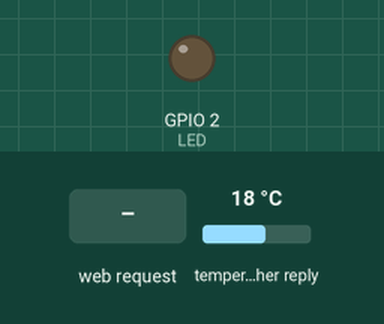
This sketch was run on a simulated ESP8266 (NodeMCU). Parts: output pins drawn as LEDs (lit = HIGH). The test bench sets the inputs (shaded band); at power-on: temperature in the weather reply 18 °C. WiFi joins after 1.5 s; servers stay silent unless stated; web services answer with replies made up by the test bench; what the sketch prints to the serial monitor is not drawn.

Above: at 2.7 s.
2.8 s: HTTP request GET /LED=ON received
At 3.4 s:
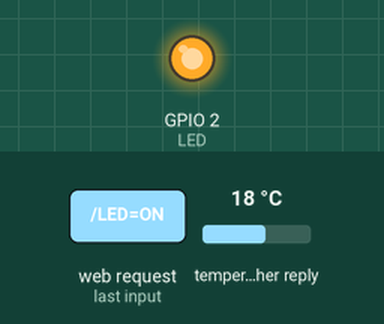
4.3 s: HTTP request GET /LED=OFF received
At 4.6 s:
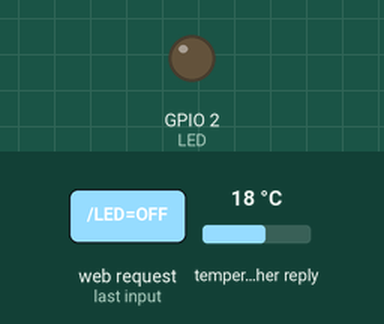
Timing chart, 0 to 7.3 s (numbered marks = the images above; inputs shaded):
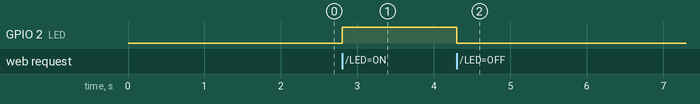

Measured:
- after the input at 2.8 s, GPIO 2 (LED): LOW → HIGH at once
- after the input at 4.3 s, GPIO 2 (LED): HIGH → LOW at once

The sketch:

nodemcu_weather_cum_data.ino
```cpp
#include <ESP8266WiFi.h>
#include <ESP8266HTTPClient.h>
#include <ArduinoJson.h>

const char* ssid = "Nagarjuna";
const char* password = "123456789";

int LED = 2; // led connected to D0
WiFiServer server(80);

void setup()
{
 Serial.begin(115200);
 pinMode(LED, OUTPUT);
 digitalWrite(LED, LOW);

 Serial.print("Connecting to the Newtork");
 WiFi.begin(ssid, password);
 while (WiFi.status() != WL_CONNECTED)
 {
   delay(500);
   Serial.print(".");
 }
 Serial.println("WiFi connected");
 server.begin();  // Starts the Server
 Serial.println("Server started");

 Serial.print("IP Address of network: ");
 Serial.println(WiFi.localIP());
 Serial.println("/");
}

void loop()
{
 WiFiClient client = server.available();
 if (!client)
 {
   return;
 }
 Serial.println("Waiting for new client");
 while(!client.available())
 {
   delay(1);
 }

 String request = client.readStringUntil('\r');
 Serial.println(request);
 client.flush();

 int value = LOW;
 if(request.indexOf("/LED=ON") != -1)
 {
   digitalWrite(LED, HIGH); // Turn ON LED
   value = HIGH;

 }
 if(request.indexOf("/LED=OFF") != -1)
 {
   digitalWrite(LED, LOW); // Turn OFF LED
   value = LOW;
   Weather_calling();
 }


 client.println("HTTP/1.1 200 OK"); // standalone web server with an ESP8266
 client.println("Content-Type: text/html");
 client.println("");
 client.println("<!DOCTYPE HTML>");
 //client.println("<html lang="en">");
 client.println("<head>");
 client.println("<html>");
 //client.println("<meta charset="UTF-8">");
 //client.println("<meta name="viewport" content="width=device-width, initial-scale=1.0">");

client.println("<title>nodemcu_project</title>");
client.println("</head>");
client.println("<body>");
client.println("<h1>SMART_OLED</h1>");
client.println("<button class=\"button\" \"on-button\">wifi on</button>");
client.println("<button class=\"button\" \"off-button\">wifi off</button> <br> <br>");
client.println("<input id=\"userInput\" placeholder=\"Enter your Quote\"> <br> <br>");
client.println("<button onclick=\"myfunction()\">Give Hit</button>");
client.println("<h1 id=\"message\"></h1>");
client.println("<button class=\"emoji\"> &#128512;</button>");
client.println("<button class=\"emoji\"> &#128517;</button>");
client.println("<button class=\"emoji\"> &#128522;</button>");
client.println("<button class=\"emoji\"> &#128525;</button>");
client.println("<button class=\"emoji\"> &#128542;</button>");
client.println("<script>");
client.println("function myfunction(){let userInput= document.querySelector(userInput);let message=document.querySelector(message);message.innerHTML =Your Quote is Displayed as like this, + userInput.value;}");
client.println("</script>");
client.println("</body>");
//client.println("h1{color:red}");
client.println("<style>");
client.println(".button {padding: 50px 50px;font-size: 48px;margin: 5px;cursor: pointer;}");
client.println(".on-button {background-color: green;color: white; }");
client.println(".off-button {background-color: red;color: white;}");
client.println(" body {width: 100%;height: 100vh;margin: 0;background-color: #FFD1DC;color: #000000;font-family: Cursive;font-size: 16px;background-repeat: no-repeat;background-size: 100% 100%;text-align:center;}");
client.println(".emoji{font-size: 100px;}");
client.println(" </style>");

 client.print("LED: ");
 if(value == HIGH)
 {
   client.print("ON");
 }
 else
 {
   client.print("OFF");
 }

 client.println("<br><br>");
 client.println("<a href=\"/LED=ON\"\"><button>ON</button></a>");
 client.println("<a href=\"/LED=OFF\"\"><button>OFF</button></a><br />");
 client.println("</html>");

 delay(1);
 Serial.println("Client disonnected");
 Serial.println("");


}


void Weather_calling()
{
  if (WiFi.status() == WL_CONNECTED)
  { //Check WiFi connection status

    HTTPClient http;  //Declare an object of class HTTPClient

    http.begin("http://api.weatherapi.com/v1/current.json?key=08ac3bf21ce7464a89461528240106&q=Bangalore&aqi=no");  //Specify request destination
    int httpCode = http.GET();                                  //Send the request

    if (httpCode > 0)
    { //Check the returning code

      String payload = http.getString();   //Get the request response payload
      Serial.println(payload);             //Print the response payload
              // Stream& input;
     JsonDocument doc;

     DeserializationError error = deserializeJson(doc, payload);

      if (error)
       {
         Serial.print("deserializeJson() failed: ");
         Serial.println(error.c_str());
         return;
       }

       JsonObject location = doc["location"];
       const char* location_name = location["name"]; // "Bangalore"
       Serial.print("This is location:");
       Serial.println(location_name);
       const char* location_region = location["region"]; // "Karnataka"
       Serial.print("This is location_region:");
       Serial.println(location_region);
       const char* location_country = location["country"]; // "India"
       Serial.print("This is location_country:");
       Serial.println(location_country);
       float location_lat = location["lat"]; // 12.98
       // Serial.print("This is location_lat:");
       //Serial.println(location_lat);
       float location_lon = location["lon"]; // 77.58
       //   Serial.print("location_lon:");
      // Serial.println(location_lon);
       const char* location_tz_id = location["tz_id"]; // "Asia/Kolkata"
          Serial.print("location_tz_id:");
       Serial.println(location_tz_id);
       long location_localtime_epoch = location["localtime_epoch"]; // 1717223635
        //  Serial.print("location_localtime_epoch:");
      // Serial.println(location_localtime_epoch);
       const char* location_localtime = location["localtime"]; // "2024-06-01 12:03"
          Serial.print("location_localtime:");
       Serial.println(location_localtime);

       JsonObject current = doc["current"];
       long current_last_updated_epoch = current["last_updated_epoch"]; // 1717223400
       //   Serial.print("current_last_updated_epoch:");
       //Serial.println(current_last_updated_epoch);
       const char* current_last_updated = current["last_updated"]; // "2024-06-01 12:00"
         // Serial.print("current_last_updated:");
       //Serial.println(current_last_updated);
       int current_temp_c = current["temp_c"]; // 30
         //Serial.print("current_temp_c:");
      // Serial.println(current_temp_c);
       int current_temp_f = current["temp_f"]; // 86
        //  Serial.print("current_temp_f:");
      // Serial.println(current_temp_f);
       int current_is_day = current["is_day"]; // 1
        // Serial.print("current_is_day:");
      // Serial.println(current_is_day);

       JsonObject current_condition = current["condition"];
       const char* current_condition_text = current_condition["text"]; // "Partly cloudy"
          Serial.print("current_condition_text:");
       Serial.println(current_condition_text);
       const char* current_condition_icon = current_condition["icon"];
         // Serial.print("current_condition_icon:");
      // Serial.println(current_condition_icon);
       int current_condition_code = current_condition["code"]; // 1003
        //  Serial.print("current_condition_code:");
      // Serial.println(current_condition_code);

       float current_wind_mph = current["wind_mph"]; // 9.4
        // Serial.print("current_wind_mph:");
      // Serial.println(current_wind_mph);
       float current_wind_kph = current["wind_kph"]; // 15.1
        //  Serial.print("current_wind_kph:");
       //Serial.println(current_wind_kph);
       int current_wind_degree = current["wind_degree"]; // 300
         //Serial.print("current_wind_degree:");
      // Serial.println(current_wind_degree);
       const char* current_wind_dir = current["wind_dir"]; // "WNW"
          Serial.print("current_wind_dir:");
       Serial.println(current_wind_dir);
       int current_pressure_mb = current["pressure_mb"]; // 1012
        //  Serial.print("current_pressure_mb:");
      // Serial.println(current_pressure_mb);
       float current_pressure_in = current["pressure_in"]; // 29.88
        // Serial.print("current_pressure_in:");
      // Serial.println(current_pressure_in);
       int current_precip_mm = current["precip_mm"]; // 0
        // Serial.print("current_precip_mm:");
     //  Serial.println(current_precip_mm);
       int current_precip_in = current["precip_in"]; // 0
       //   Serial.print("current_precip_in:");
     //  Serial.println(current_precip_in);
       int current_humidity = current["humidity"]; // 59
          Serial.print("current_humidity:");
       Serial.println(current_humidity);
       int current_cloud = current["cloud"]; // 25
       //   Serial.print("current_cloud:");
      // Serial.println(current_cloud);
       float current_feelslike_c = current["feelslike_c"]; // 30.3
          Serial.print("current_feelslike_c:");
       Serial.println(current_feelslike_c);
       float current_feelslike_f = current["feelslike_f"]; // 86.5
        //  Serial.print("current_feelslike_f:");
      // Serial.println(current_feelslike_f);
       int current_windchill_c = current["windchill_c"]; // 33
        //  Serial.print("current_windchill_c:");
     //  Serial.println(current_windchill_c);
       float current_windchill_f = current["windchill_f"]; // 91.5
      //   Serial.print("current_windchill_f:");
     //  Serial.println(current_windchill_f);
       float current_heatindex_c = current["heatindex_c"]; // 34.8
       //  Serial.print("current_heatindex_c:");
     //  Serial.println(current_heatindex_c);
       float current_heatindex_f = current["heatindex_f"]; // 94.6
       //  Serial.print("current_heatindex_f:");
      // Serial.println(current_heatindex_f);
       float current_dewpoint_c = current["dewpoint_c"]; // 18.1
        // Serial.print("current_dewpoint_c:");
      // Serial.println(current_dewpoint_c);
       float current_dewpoint_f = current["dewpoint_f"]; // 64.6
        //  Serial.print("current_dewpoint_f:");
      // Serial.println(current_dewpoint_f);
       int current_vis_km = current["vis_km"]; // 8
       //  Serial.print("current_vis_km:");
     //  Serial.println(current_vis_km);
       int current_vis_miles = current["vis_miles"]; // 4
       //   Serial.print("current_vis_miles:");
     //  Serial.println(current_vis_miles);
       int current_uv = current["uv"]; // 8
       //   Serial.print("current_uv:");
     //  Serial.println(current_uv);
       float current_gust_mph = current["gust_mph"]; // 13.9
       //  Serial.print("current_gust_mph:");
      // Serial.println(current_gust_mph);
       float current_gust_kph = current["gust_kph"]; // 22.3
        //  Serial.print("current_gust_kph:");
      // Serial.println(current_gust_kph);
    }

    http.end();   //Close connection

  }
}
```
